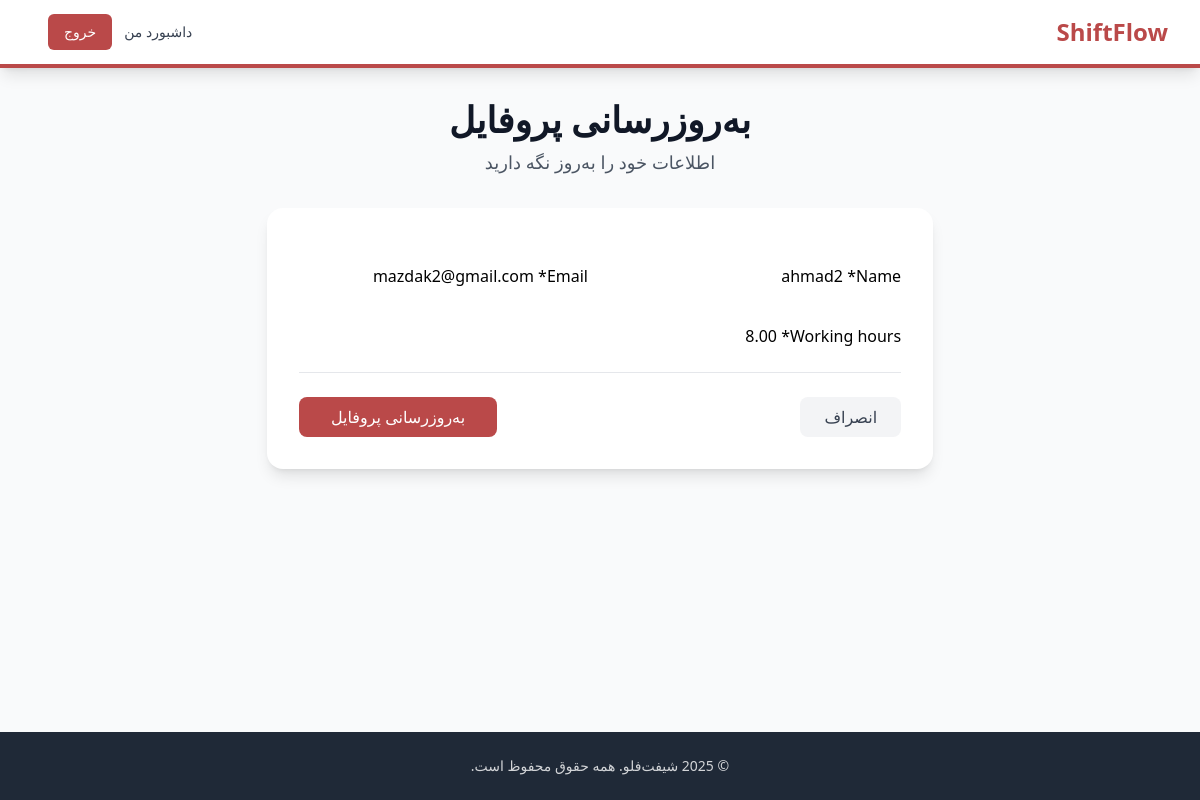
The page /profile/update/ (signed in) on the database as committed earlier.
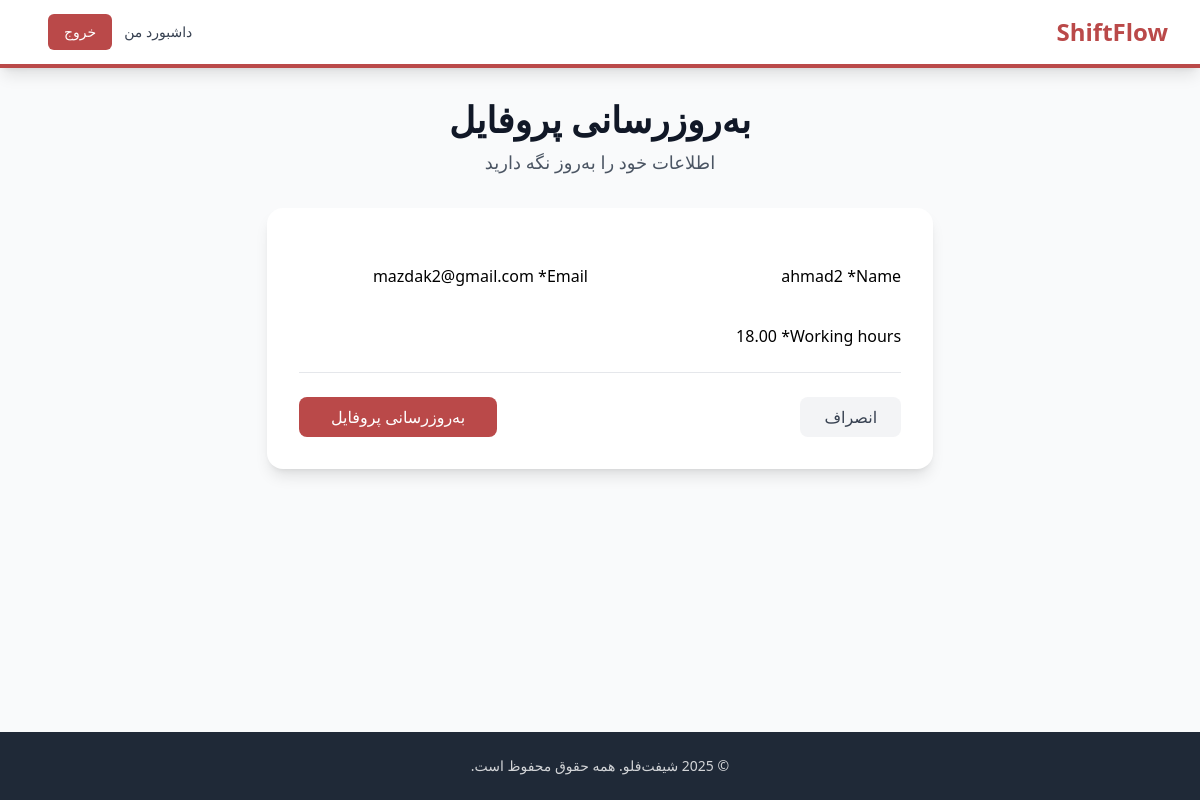
The same page on the database as committed later.
### core/models.py (models this page shows, shortened)
class Employee(models.Model):
    user = models.OneToOneField(User, on_delete=models.CASCADE, related_name='employee_profile')
    name = models.CharField(max_length=100)
    email = models.EmailField(unique=True)
    working_hours = models.DecimalField(
        max_digits=5,
        decimal_places=2,
        default=0.00,
        validators=[MinValueValidator(0.00)]
    )
    created_at = models.DateTimeField(auto_now_add=True)
    updated_at = models.DateTimeField(auto_now=True)
    class Meta:
        ordering = ['name']

### core/views.py (the view)
# urls.py: path('profile/update/', views.update_employee_profile, name='update_employee_profile'),
@login_required
def update_employee_profile(request):
    try:
        employee = request.user.employee_profile
    except Employee.DoesNotExist:
        messages.error(request, 'Employee profile not found.')
        return redirect('core:create_employee_profile')
    if request.method == 'POST':
        form = EmployeeForm(request.POST, instance=employee)
        if form.is_valid():
            form.save()
            messages.success(request, 'Profile updated successfully!')
            return redirect('core:employee_dashboard')
    else:
        form = EmployeeForm(instance=employee)
    context = {'form': form, 'employee': employee}
    return render(request, 'core/update_employee_profile.html', context)

### admin_dashboard/forms.py
class EmployeeForm(forms.ModelForm):
    class Meta:
        model = Employee
        fields = ['name', 'email', 'working_hours']

### templates/core/update_employee_profile.html (shortened to what this page needs)
{% extends 'base.html' %}
{% load crispy_forms_tags %}
{% block content %}
<div class="max-w-3xl mx-auto">
  <div class="mb-8 text-center">
    <h1 class="text-4xl font-bold text-gray-900 mb-2">به‌روزرسانی پروفایل</h1>
    <p class="text-lg text-gray-600">اطلاعات خود را به‌روز نگه دارید</p>
  </div>
  <div class="bg-white rounded-2xl shadow-lg p-8">
    <form method="post" class="space-y-6">
      <div class="grid md:grid-cols-2 gap-6">
        <div>{{ form.name|as_crispy_field }}</div>
        <div>{{ form.email|as_crispy_field }}</div>
      </div>
      <div>{{ form.working_hours|as_crispy_field }}</div>
      <div class="flex items-center justify-between pt-6 border-t border-gray-200">
        <a href="{% url 'core:employee_dashboard' %}"
           class="bg-gray-100 text-gray-700 px-6 py-2 rounded-lg hover:bg-gray-200 transition-colors font-medium">
          انصراف
        </a>
        <button type="submit"
                class="bg-pomodoro-red text-white px-8 py-2 rounded-lg hover:bg-red-700 transition-colors font-medium">
          به‌روزرسانی پروفایل
        </button>
      </div>
    </form>
  </div>
</div>
{% endblock %}

Rows that differ between the two databases and show on the page:
changed Employee "ahmad2": working_hours "8.00" → "18.00"
